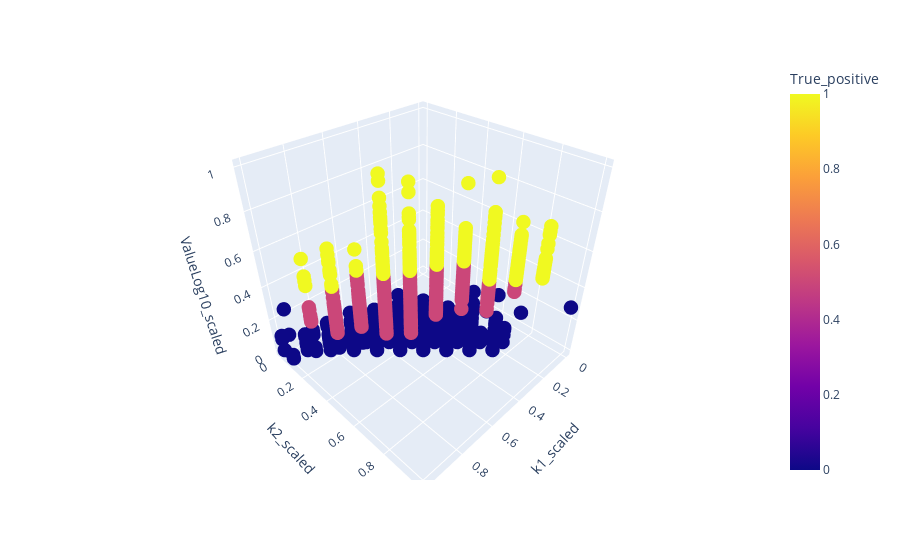

Write notebook code for a chart like this one.
### Code cell
fig = px.scatter_3d(new_db,
                    x = 'k1_scaled',
                    y = 'k2_scaled',
                    z = 'ValueLog10_scaled',
                    color = 'True_positive')
fig.update_traces(marker_size = 5)
fig.show()

### Figure 1 — Plotly figure (JSON) as saved in the notebook; plotly's stock layout.template omitted (floating-point values rounded to 4 significant figures; data arrays with more than 128 entries replaced by an {"elided": "..."} marker saying what was removed)
{"data": [{"hovertemplate": "k1_scaled=%{x}<br>k2_scaled=%{y}<br>ValueLog10_scaled=%{z}<br>True_positive=%{marker.color}<extra></extra>", "legendgroup": "", "marker": {"color": {"elided": "1890 float values"}, "coloraxis": "coloraxis", "size": 5, "symbol": "circle"}, "mode": "markers", "name": "", "scene": "scene", "showlegend": false, "type": "scatter3d", "x": {"elided": "1890 float values"}, "y": {"elided": "1890 float values"}, "z": {"elided": "1890 float values"}}], "layout": {"coloraxis": {"colorbar": {"title": {"text": "True_positive"}}, "colorscale": [[0, "#0d0887"], [0.1111, "#46039f"], [0.2222, "#7201a8"], [0.3333, "#9c179e"], [0.4444, "#bd3786"], [0.5556, "#d8576b"], [0.6667, "#ed7953"], [0.7778, "#fb9f3a"], [0.8889, "#fdca26"], [1, "#f0f921"]]}, "legend": {"tracegroupgap": 0}, "margin": {"t": 60}, "scene": {"domain": {"x": [0, 1], "y": [0, 1]}, "xaxis": {"title": {"text": "k1_scaled"}}, "yaxis": {"title": {"text": "k2_scaled"}}, "zaxis": {"title": {"text": "ValueLog10_scaled"}}}}}
